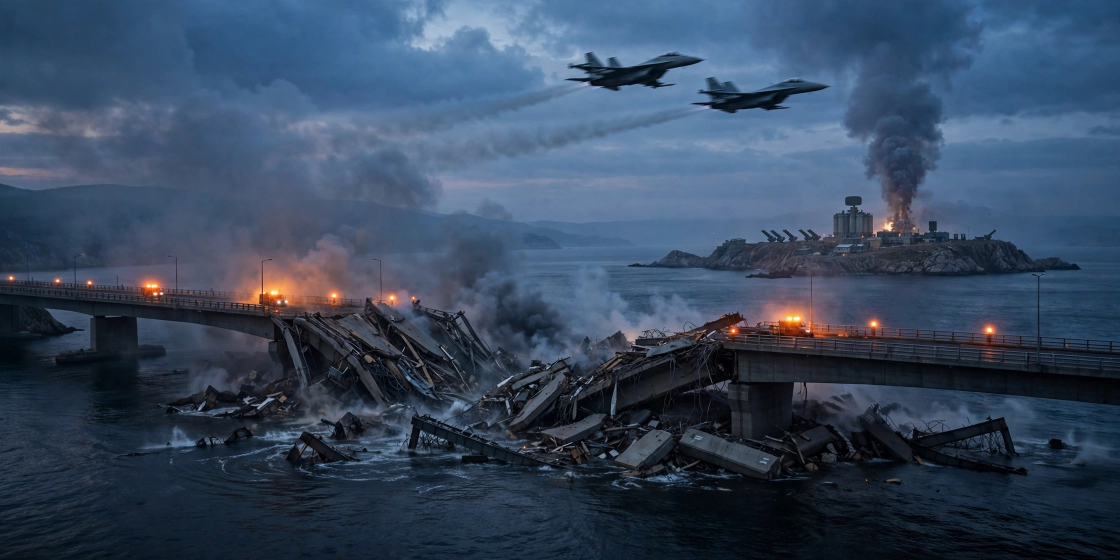
#> input picture media-generation-news-hero-17nov-0-2776fce9-aa0b-4c85-b174-227a535085ab.png, 2240 x 1120 px (shown at 1/2 size)
$ python compose.py
#> lines starting #> are read from the running program, lines starting #| are printed output that depends on the picture
"""Lay out the 1024x1024 front page for Tuesday 17 November 2026.

Build-time helper only: the entry program (``main.py``) never runs this
file. It reads the hero photograph already stored in this folder,
arranges the masthead, the lead story, six story tiles and the
also-today strip on a single page, and saves the result as
``entry.png``. Run it again any time the layout changes:

    python3 compose.py [output-path]

With no argument the finished page is written next to this script.
Needs Pillow, which is a build-time dependency only.
"""

import sys
import textwrap

from pathlib import Path
from PIL import Image, ImageDraw, ImageFont

PAGE = 1024
HERO_FILE = "media-generation-news-hero-17nov-0-2776fce9-aa0b-4c85-b174-227a535085ab.png"
RESULT_FILE = "entry.png"

PAPER = (247, 243, 232)      # warm off-white page
INK = (26, 26, 26)           # near-black body text
NAVY = (15, 42, 68)          # masthead band and tile rules
GOLD = (198, 154, 66)        # thin rules under masthead and hero
CRIMSON = (163, 22, 33)      # lead headline and kickers
GREY = (102, 102, 102)       # tile decks
TILE_FILL = (252, 250, 244)  # slightly lighter tile face
TILE_EDGE = (178, 172, 158)  # tile outline
WHITE = (255, 255, 255)

FONT_DIR = Path("/usr/share/fonts/truetype/dejavu")
SERIF = FONT_DIR / "DejaVuSerif.ttf"
SERIF_BOLD = FONT_DIR / "DejaVuSerif-Bold.ttf"
SANS = FONT_DIR / "DejaVuSans.ttf"
SANS_BOLD = FONT_DIR / "DejaVuSans-Bold.ttf"

LEAD_HEADLINE = "US AND IRAN TRADE FIRE"
LEAD_DECK = (
    "US strikes a missile site on Qeshm Island; Iran fires drones "
    "at a US radar base in Bahrain \u2014 the third attack in five days."
)

TILES = [
    (
        "UKRAINE",
        "Kerch Bridge hit again",
        "A road section falls into the strait on the second day of "
        "strikes. Russia hits bridges in Kyiv in reply.",
    ),
    (
        "NVIDIA",
        "Record $115bn quarter",
        "Revenue tops $115 billion \u2014 but the chip giant will not "
        "bring back ousted chief Jensen Huang.",
    ),
    (
        "ASIA",
        "Trump heads to APEC",
        "President travels to Shenzhen; nuclear talks with Xi Jinping "
        "and Putin are planned.",
    ),
    (
        "GAZA",
        "Four allies press Israel",
        "UK, Australia, Canada and Italy urge crossings opened for aid "
        "as the situation turns catastrophic.",
    ),
    (
        "JAPAN",
        "Jets scramble in the north",
        "Fighters scrambled after suspected Russian aircraft enter "
        "Japanese airspace.",
    ),
    (
        "YEMEN",
        "Houthis advance on Aden",
        "Government forces pull back from the Red Sea coast as rebels "
        "push south.",
    ),
]

STRIP_TEXT = (
    "Depardieu admits a sex-assault charge in Paris \u2022 Ebola in DR "
    "Congo passes 11,000 cases \u2022 US loses measles elimination "
    "status after 26 years \u2022 Nepal first to get UN loss-and-damage "
    "funds after floods \u2022 Five EU states plan a migrant return hub "
    "in Rwanda."
)


def _typeface(path, size):
    """Load one TrueType face, falling back to Pillow's built-in font."""
    try:
        return ImageFont.truetype(str(path), size)
    except OSError:
        return ImageFont.load_default()


def _fit_lines(draw, text, font, width):
    """Break a paragraph into lines that fit inside ``width`` pixels."""
    lines = []
    for chunk in text.split("\n"):
        words = chunk.split()
        current = ""
        for word in words:
            trial = f"{current} {word}".strip()
            if draw.textlength(trial, font=font) <= width or not current:
                current = trial
            else:
                lines.append(current)
                current = word
        if current:
            lines.append(current)
    return lines


def _spaced_line(draw, text, font, centre_x, top, fill, gap=7):
    """Draw one line with extra space between its letters."""
    widths = [draw.textlength(ch, font=font) for ch in text]
    total = sum(widths) + gap * (len(text) - 1)
    x = centre_x - total / 2
    for ch, w in zip(text, widths):
        draw.text((x, top), ch, font=font, fill=fill)
        x += w + gap


def _cover_crop(photo, width, height, focus=0.42):
    """Scale a photo to cover a box, cropping the excess vertically."""
    scaled = photo.resize(
        (width, round(photo.height * width / photo.width)),
        Image.LANCZOS,
    )
    if scaled.height <= height:
        return scaled
    spare = scaled.height - height
    top = round(spare * focus)
    return scaled.crop((0, top, width, top + height))


def _paint_masthead(draw):
    """Navy band with the paper name over the date."""
    draw.rectangle([0, 0, PAGE, 108], fill=NAVY)
    eyebrow = _typeface(SANS_BOLD, 21)
    _spaced_line(
        draw, "THE WORLD IN ONE IMAGE", eyebrow, PAGE // 2, 16, GOLD
    )
    dateline = _typeface(SERIF_BOLD, 52)
    draw.text(
        (PAGE // 2, 46),
        "TUESDAY 17 NOVEMBER 2026",
        font=dateline,
        fill=WHITE,
        anchor="ma",
    )
    draw.rectangle([0, 104, PAGE, 108], fill=GOLD)


def _paint_lead(draw):
    """Centred lead headline and its two-line deck."""
    headline = _typeface(SERIF_BOLD, 50)
    draw.text(
        (PAGE // 2, 386),
        LEAD_HEADLINE,
        font=headline,
        fill=CRIMSON,
        anchor="ma",
    )
    deck_font = _typeface(SANS, 23)
    rows = _fit_lines(draw, LEAD_DECK, deck_font, 940)
    y = 448
    for row in rows:
        draw.text((PAGE // 2, y), row, font=deck_font, fill=INK, anchor="ma")
        y += 32


def _paint_tile(draw, box, kicker, headline, deck):
    """One bordered story tile: kicker, headline, short deck."""
    left, top, right, bottom = box
    draw.rectangle([left, top, right, bottom], fill=TILE_FILL,
                   outline=TILE_EDGE, width=1)
    draw.rectangle([left, top, right, top + 5], fill=NAVY)
    kick_font = _typeface(SANS_BOLD, 17)
    draw.text((left + 14, top + 16), kicker, font=kick_font, fill=CRIMSON)
    head_font = _typeface(SERIF_BOLD, 27)
    rows = _fit_lines(draw, headline, head_font, right - left - 28)
    y = top + 44
    for row in rows:
        draw.text((left + 14, y), row, font=head_font, fill=INK)
        y += 33
    deck_font = _typeface(SANS, 16)
    y += 4
    for row in _fit_lines(draw, deck, deck_font, right - left - 28):
        draw.text((left + 14, y), row, font=deck_font, fill=GREY)
        y += 22


def _paint_tiles(draw):
    """Six tiles in a three-across, two-down grid."""
    margin = 24
    gap = 14
    width = (PAGE - 2 * margin - 2 * gap) // 3
    height = 186
    for index, (kicker, headline, deck) in enumerate(TILES):
        col = index % 3
        row = index // 3
        left = margin + col * (width + gap)
        top = 556 + row * (height + 12)
        _paint_tile(draw, (left, top, left + width, top + height),
                    kicker, headline, deck)


def _paint_strip(draw):
    """Gold-ruled also-today strip along the bottom of the page."""
    draw.rectangle([0, 946, PAGE, 950], fill=GOLD)
    label_font = _typeface(SANS_BOLD, 18)
    draw.text((24, 956), "ALSO TODAY", font=label_font, fill=CRIMSON)
    body_font = _typeface(SANS, 15)
    rows = _fit_lines(draw, STRIP_TEXT, body_font, PAGE - 48)
    y = 980
    for row in rows:
        draw.text((24, y), row, font=body_font, fill=INK)
        y += 20


def _assemble_page(here):
    """Compose every section onto a fresh blank page."""
    page = Image.new("RGB", (PAGE, PAGE), PAPER)
    draw = ImageDraw.Draw(page)
    _paint_masthead(draw)
    with Image.open(here / HERO_FILE) as photo:
        hero = _cover_crop(photo.convert("RGB"), PAGE, 256)
    page.paste(hero, (0, 108))
    draw.rectangle([0, 364, PAGE, 368], fill=GOLD)
    _paint_lead(draw)
    _paint_tiles(draw)
    _paint_strip(draw)
    return page


def _main(argv):
    here = Path(__file__).resolve().parent
    target = Path(argv[1]) if len(argv) > 1 else here / RESULT_FILE
    page = _assemble_page(here)
#> in _assemble_page, `page = Image.new("RGB", (PAGE, PAGE), PAPER)`:
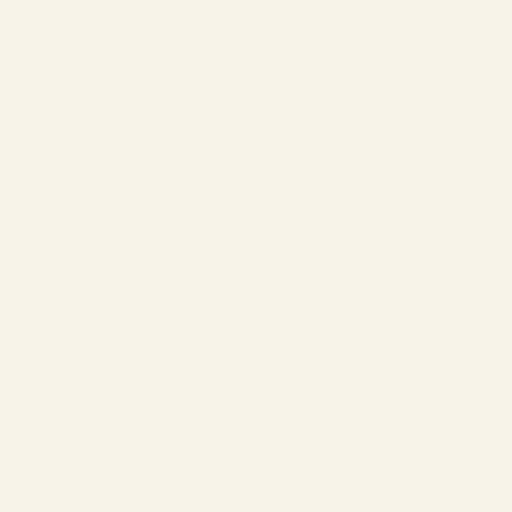
#> page: PIL image 1024x1024 RGB (shown at 1/2 size); mean R, G, B 247, 243, 232
#> in _assemble_page, photo is the input picture: PIL image 2240x1120 RGB; mean R, G, B 54.7, 72.3, 95
#> in _cover_crop, `scaled = photo.resize( (width, round(photo.height * width / photo.widt..`:
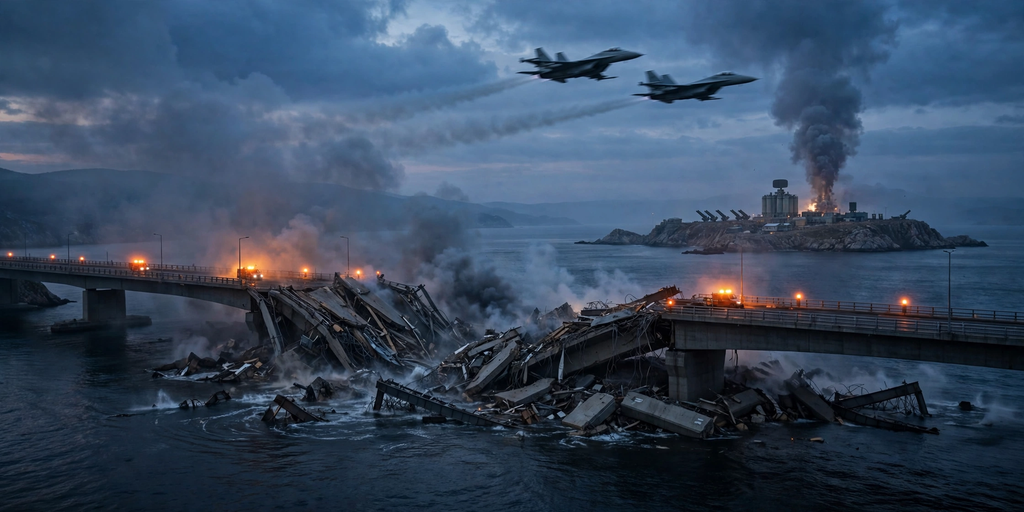
#> scaled: PIL image 1024x512 RGB; mean R, G, B 54.7, 72.3, 95
#> in _cover_crop, `return scaled.crop((0, top, width, top + height))`:
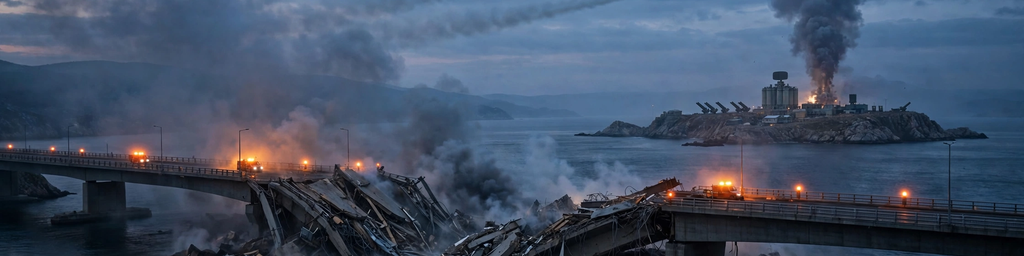
#> returned value: PIL image 1024x256 RGB; mean R, G, B 66.4, 80.3, 102.2
#> in _assemble_page, `page.paste(hero, (0, 108))`:
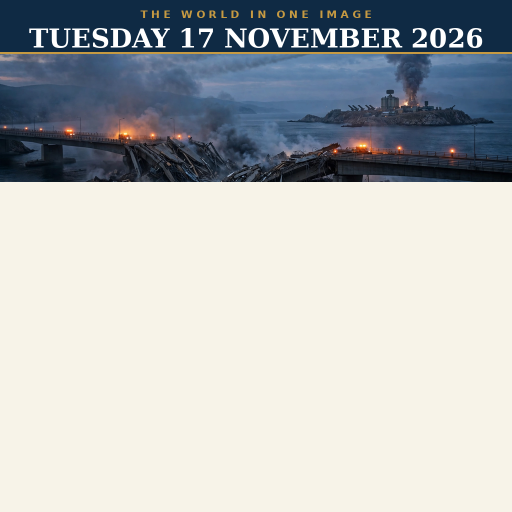
#> page: PIL image 1024x1024 RGB (shown at 1/2 size); mean R, G, B 181.6, 184.5, 184.7
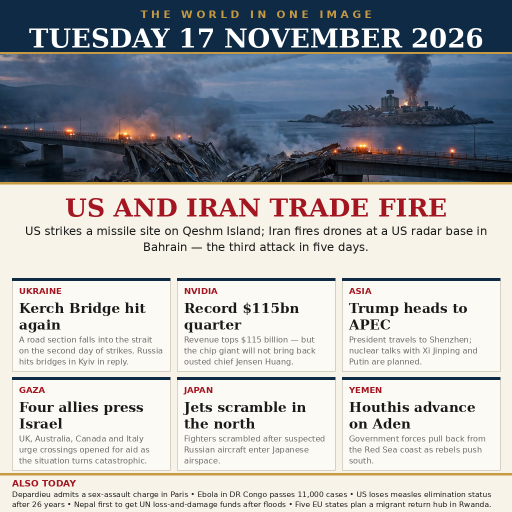
#> page: PIL image 1024x1024 RGB (shown at 1/2 size); mean R, G, B 171.4, 173.3, 175.2
    page.save(target, format="PNG")
    print(f"Wrote {target} ({page.width}x{page.height})")
#| Wrote entry.png (1024x1024)


if __name__ == "__main__":
    _main(sys.argv)
